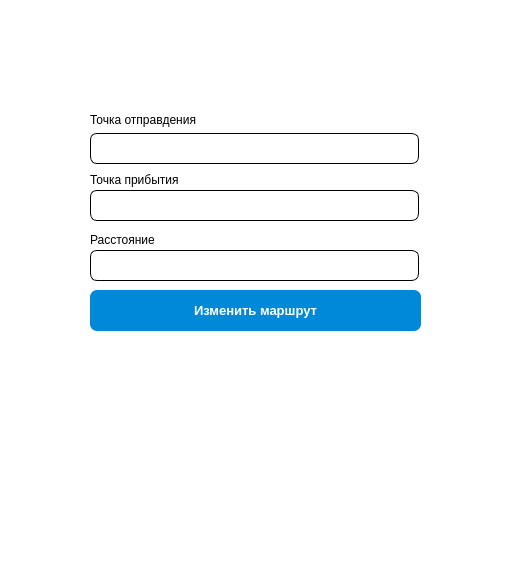
<?xml version="1.0" encoding="UTF-8"?>
<ui version="4.0">
 <class>updateRoutes</class>
 <widget class="QWidget" name="updateRoutes">
  <property name="geometry">
   <rect>
    <x>0</x>
    <y>0</y>
    <width>520</width>
    <height>570</height>
   </rect>
  </property>
  <property name="maximumSize">
   <size>
    <width>520</width>
    <height>570</height>
   </size>
  </property>
  <property name="windowTitle">
   <string>Маршрут</string>
  </property>
  <property name="styleSheet">
   <string notr="true">background-color: rgb(255, 255, 255);</string>
  </property>
  <widget class="QLabel" name="label_2">
   <property name="geometry">
    <rect>
     <x>90</x>
     <y>170</y>
     <width>131</width>
     <height>20</height>
    </rect>
   </property>
   <property name="font">
    <font>
     <pointsize>9</pointsize>
     <bold>false</bold>
    </font>
   </property>
   <property name="text">
    <string>Точка прибытия</string>
   </property>
  </widget>
  <widget class="QLineEdit" name="lineEditDistance">
   <property name="geometry">
    <rect>
     <x>90</x>
     <y>250</y>
     <width>329</width>
     <height>31</height>
    </rect>
   </property>
   <property name="font">
    <font>
     <pointsize>10</pointsize>
     <bold>false</bold>
    </font>
   </property>
   <property name="styleSheet">
    <string notr="true">
    border-width: 1px;
    border-style: solid;
    border-color: black;
	border-radius: 7px;</string>
   </property>
  </widget>
  <widget class="QLabel" name="label">
   <property name="geometry">
    <rect>
     <x>90</x>
     <y>110</y>
     <width>151</width>
     <height>20</height>
    </rect>
   </property>
   <property name="font">
    <font>
     <pointsize>9</pointsize>
     <bold>false</bold>
    </font>
   </property>
   <property name="text">
    <string>Точка отправдения</string>
   </property>
  </widget>
  <widget class="QLineEdit" name="lineEditEndLoc">
   <property name="geometry">
    <rect>
     <x>90</x>
     <y>190</y>
     <width>329</width>
     <height>31</height>
    </rect>
   </property>
   <property name="font">
    <font>
     <pointsize>10</pointsize>
     <bold>false</bold>
    </font>
   </property>
   <property name="styleSheet">
    <string notr="true">
    border-width: 1px;
    border-style: solid;
    border-color: black;
	border-radius: 7px;</string>
   </property>
  </widget>
  <widget class="QLabel" name="label_3">
   <property name="geometry">
    <rect>
     <x>90</x>
     <y>230</y>
     <width>91</width>
     <height>20</height>
    </rect>
   </property>
   <property name="font">
    <font>
     <pointsize>9</pointsize>
     <bold>false</bold>
    </font>
   </property>
   <property name="text">
    <string>Расстояние</string>
   </property>
  </widget>
  <widget class="QLineEdit" name="lineEditStartLoc">
   <property name="geometry">
    <rect>
     <x>90</x>
     <y>133</y>
     <width>329</width>
     <height>31</height>
    </rect>
   </property>
   <property name="font">
    <font>
     <pointsize>10</pointsize>
     <bold>false</bold>
    </font>
   </property>
   <property name="styleSheet">
    <string notr="true">
    border-width: 1px;
    border-style: solid;
    border-color: black;
	border-radius: 7px;</string>
   </property>
  </widget>
  <widget class="QPushButton" name="pushButton">
   <property name="geometry">
    <rect>
     <x>90</x>
     <y>290</y>
     <width>331</width>
     <height>41</height>
    </rect>
   </property>
   <property name="font">
    <font>
     <pointsize>10</pointsize>
     <bold>true</bold>
    </font>
   </property>
   <property name="styleSheet">
    <string notr="true">
QPushButton{
	background-color: #0089D9;
	border: none;
	color: white;
	border-radius: 7px;
}

QPushButton:pressed{
	background: #00598C;}</string>
   </property>
   <property name="text">
    <string>Изменить маршрут</string>
   </property>
  </widget>
 </widget>
 <resources/>
 <connections/>
</ui>
